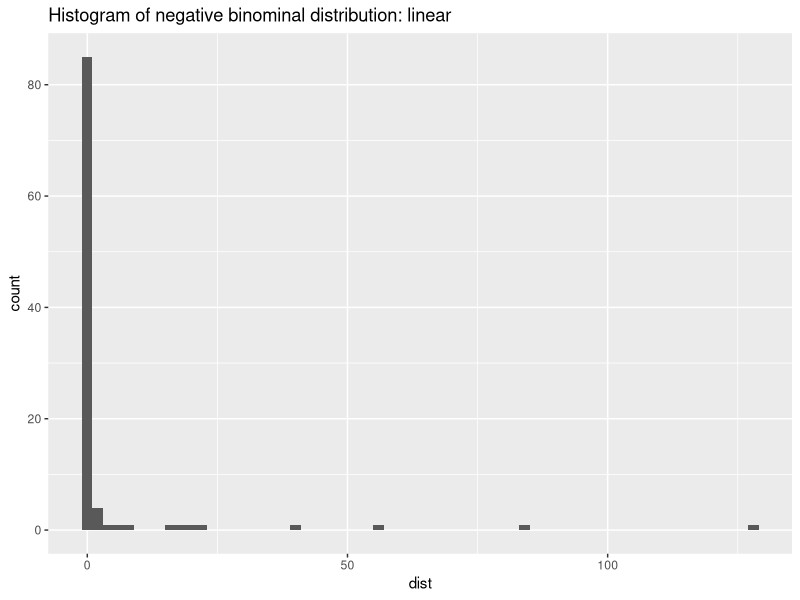
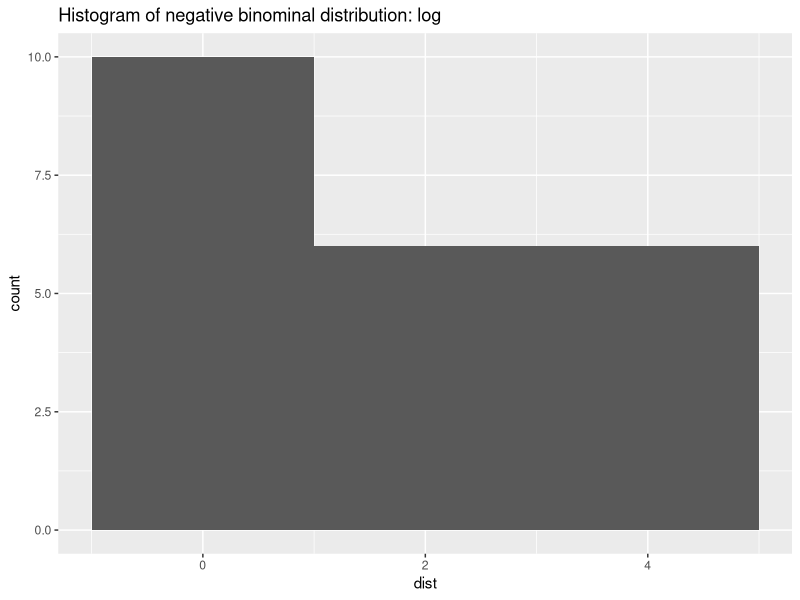

Here is the R script that generated these plots, in order:
## ---- chunk 1
library(tidyverse)
library(MASS)
## ---- chunk 2
mu <- 10 
dispersion <- 2
(var <- mu * mu^2 * dispersion)
## ---- chunk 3
(theta <- mu^2 / (var - mu))
## ---- chunk 4
set.seed(1000)
dist <- rnegbin(100, mu, theta)
dist
## ---- chunk 5
ggplot() +
  geom_histogram(mapping = aes(dist), binwidth = 2)+
  ggtitle("Histogram of negative binominal distribution: linear")
## ---- chunk 6
dist <- log(dist)
ggplot() +
  geom_histogram(mapping = aes(dist), binwidth = 2)+
  ggtitle("Histogram of negative binominal distribution: log")
